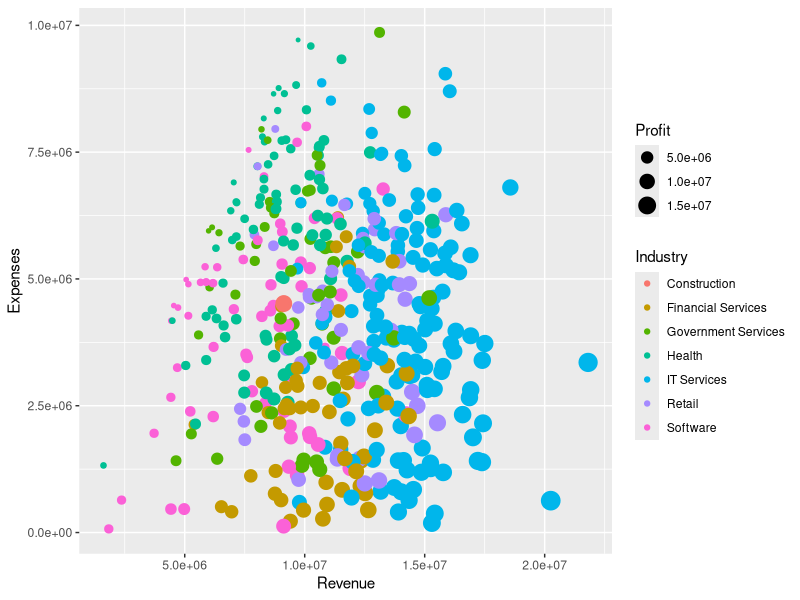
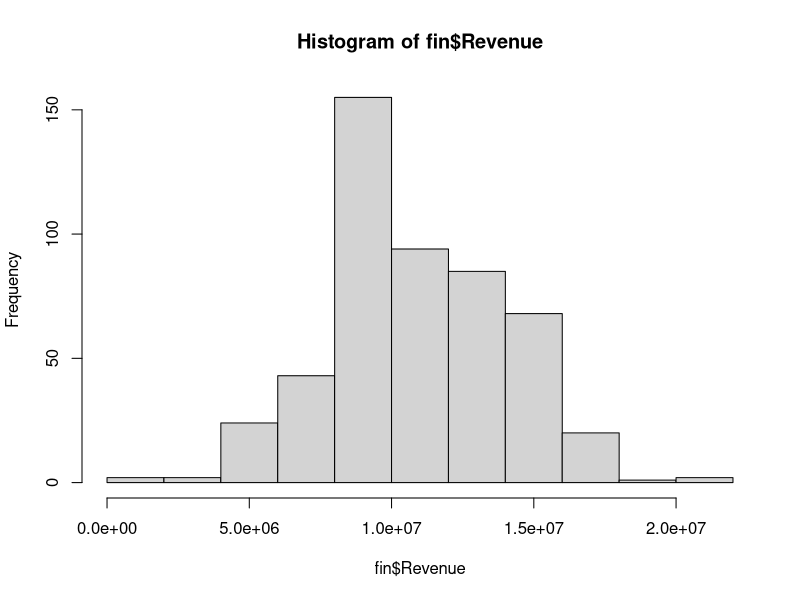
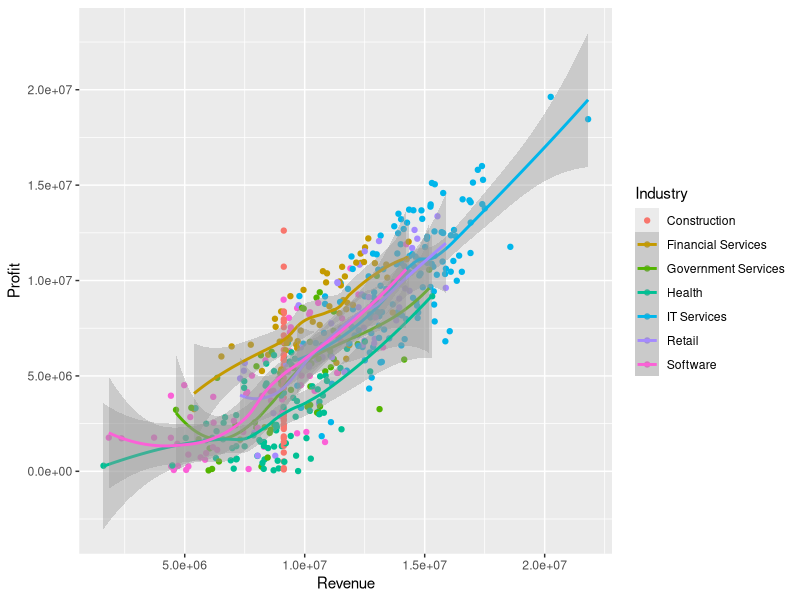
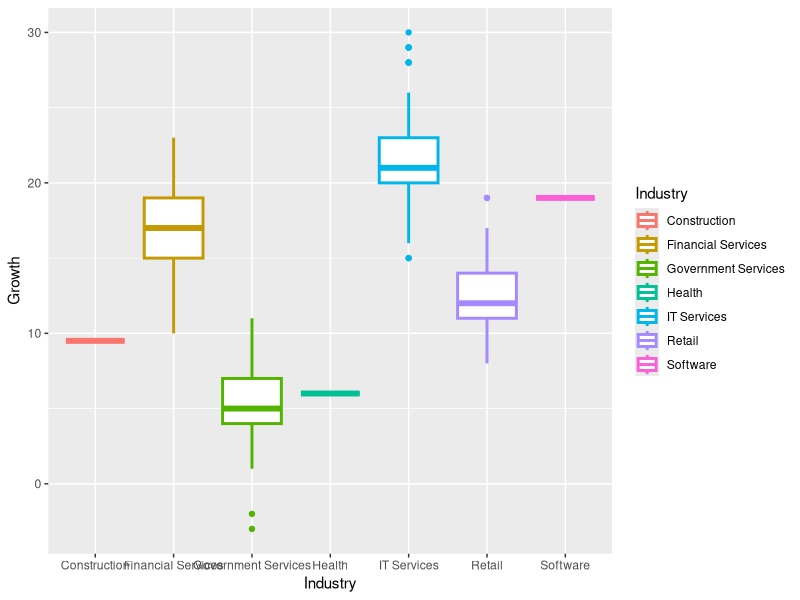
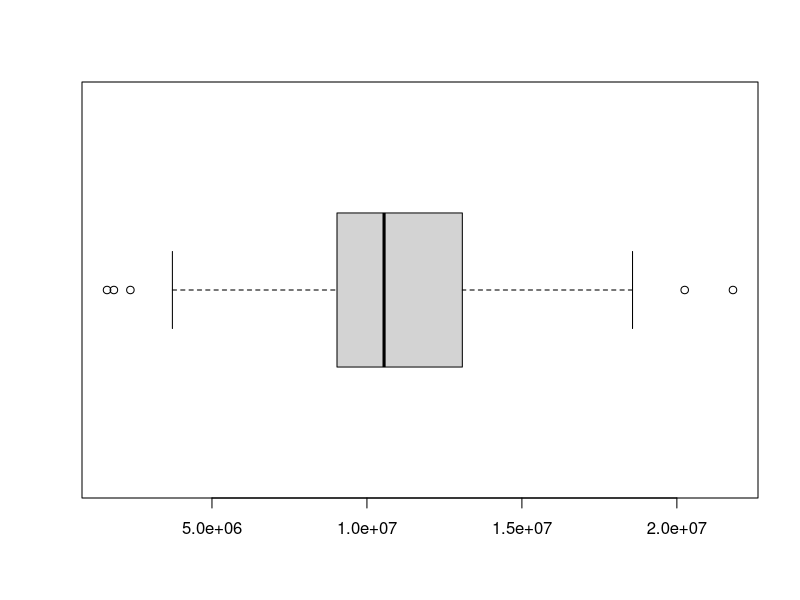
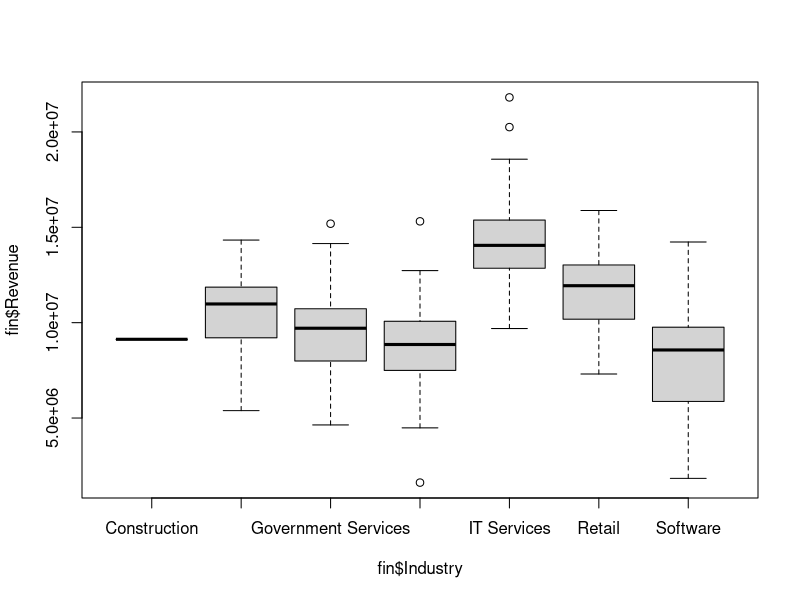
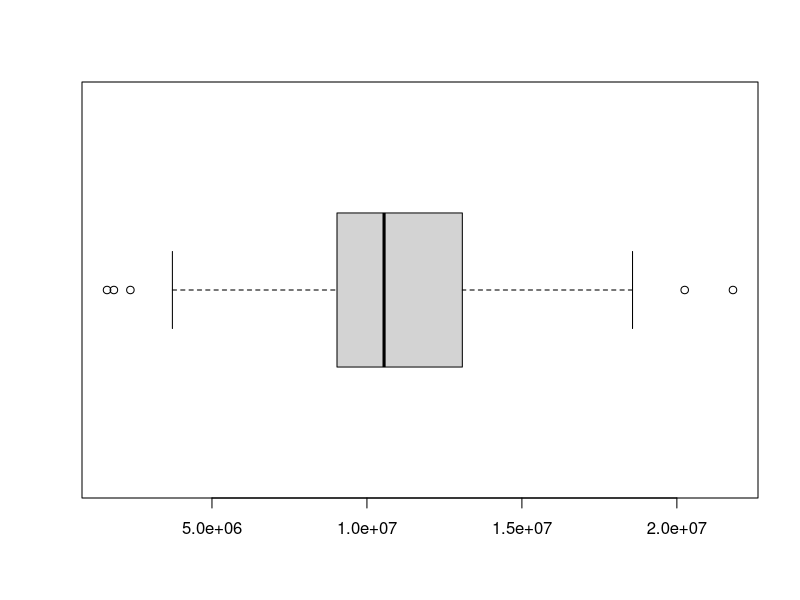
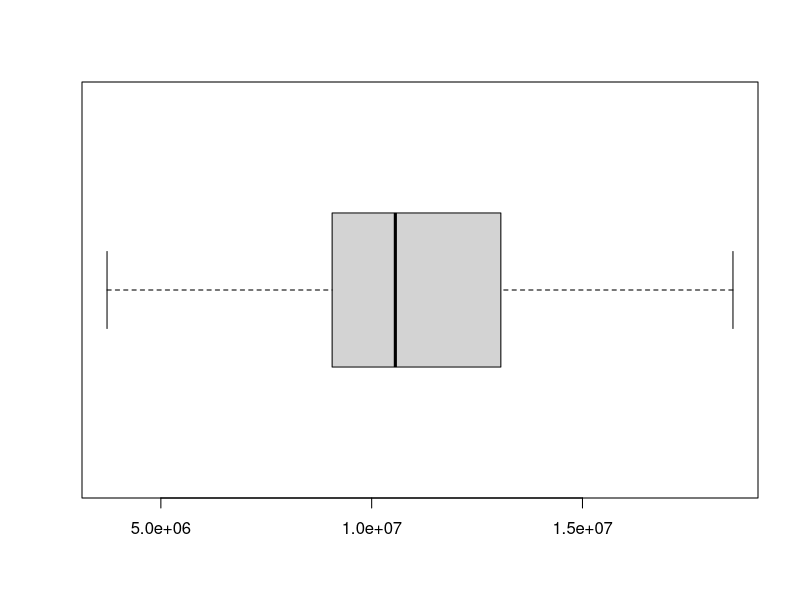

Here is the R script that generated these plots, in order: (Note: this script raises an error after producing the figures.)
# Importing the dataset

getwd()
setwd("Programing/SPAI")

fin <- read.csv("Future-500-10.csv", na.strings=c(""))
fin2 <- read.csv("Future-500-10.csv", na.strings=c(""))
summary(fin2)

head(fin, 20)

#provides information about the structure of some object
str(fin)

# Makes numeric values out of symbols
fin$Profit <- as.numeric(as.character(fin$Profit))

#presents descriptive statistics for a data set
summary(fin)

#clean data
fin$Expenses <- gsub(" Dollars","",fin$Expenses)
fin$Expenses <- gsub(",","",fin$Expenses)
fin$Expenses <- as.numeric(as.character(fin$Expenses))
head(fin)
str(fin)
fin$Revenue <- gsub("\\$","",fin$Revenue)
fin$Revenue <- gsub(",","",fin$Revenue)
fin$Revenue <- as.numeric(as.character(fin$Revenue))
head(fin)
fin$Growth <- gsub("\\%","",fin$Growth)
fin$Growth <- as.numeric(as.character(fin$Growth))
head(fin, 20)

#string convert to numeric
fin$Expenses <- as.numeric(as.character(fin$Expenses))

#Filtering data using which() 
fin[which(fin$Employees == 45),]

#back up of data set
fin_backup<- fin

#remove data with missing values

#selects entries that contain missing values
fin[!complete.cases(fin),]

# is.na () selects entries that contain missing values for a specific parameter
fin <- fin[!is.na(fin$Industry),]
fin[which(fin$City == "San Francisco"),]

# a sequence of restored objects
rownames(fin) <- 1:nrow(fin)

#Fill data according to real data
fin[is.na(fin$State) &fin$City=="New York", "State"] <- "NY"
fin[is.na(fin$State) &fin$City=="San Francisco", "State"] <- "CA"
fin[is.na(fin$State) &fin$City=="Clarksville", "State"] <- "TN"
fin[is.na(fin$State) &fin$City=="Illinois", "State"] <- "IL"
fin[is.na(fin$State) &fin$City=="Chicago", "State"] <- "IL"
fin[c(82,265),]


# fills the missed values on average using the rm parameter,
#The specified percentage of maximum and minimum values can be rejected
fin$Revenue = ifelse(is.na(fin$Revenue), ave(fin$Revenue, FUN = function(x) mean(x, na.rm = TRUE)), fin$Revenue)

#fill data by median
fin[!complete.cases(fin),]
Med_Empl_Retail <- median(fin[fin$Industry=="Retail", "Employees"], na.rm = TRUE)
fin[fin$Industry=="Retail", "Employees"]<-Med_Empl_Retail

Med_Empl_Retail <- median(fin[fin$Industry=="Software", "Employees"], na.rm = TRUE)
fin[fin$Industry=="Software", "Employees"]<-Med_Empl_Retail

Med_Empl_Retail <- median(fin[fin$Industry=="IT Services", "Employees"], na.rm = TRUE)
fin[fin$Industry=="IT Services", "Employees"]<-Med_Empl_Retail

fin[!complete.cases(fin),]
Med_Empl_Retail <- median(fin[fin$Industry=="Financial Services", "Employees"], na.rm = TRUE)
fin[fin$Industry=="Financial Services", "Employees"]<-Med_Empl_Retail

fin[!complete.cases(fin),]
Med_Rev_contr <- median(fin[fin$Industry=="Construction", "Revenue"], na.rm = TRUE)
fin[fin$Industry=="Construction", "Revenue"]<-Med_Rev_contr

fin[!complete.cases(fin),]
Med_Exp_contr <- median(fin[fin$Industry=="Construction", "Expenses"], na.rm = TRUE)
fin[fin$Industry=="Construction", "Expenses"]<-Med_Exp_contr

fin[!complete.cases(fin),]
Med_Exp_Growth <- median(fin[fin$Industry=="Construction", "Growth"], na.rm = TRUE)
fin[fin$Industry=="Construction", "Growth"]<-Med_Exp_Growth

Med_Exp_Growth <- median(fin[fin$Industry=="Software", "Growth"], na.rm = TRUE)
fin[fin$Industry=="Software", "Growth"]<-Med_Exp_Growth

Med_Exp_Growth <- median(fin[fin$Industry=="Health", "Growth"], na.rm = TRUE)
fin[fin$Industry=="Health", "Growth"]<-Med_Exp_Growth

# filling with derived values
fin[is.na(fin$Profit), "Profit"]<-fin[is.na(fin$Profit), "Revenue"] - fin[is.na(fin$Profit), "Expenses"]
fin[is.na(fin$Expenses), "Expenses"]<-fin[is.na(fin$Expenses), "Revenue"] - fin[is.na(fin$Expenses), "Profit"]

fin[!complete.cases(fin),]
summary(fin)
#scaterplot
library(ggplot2)
graf <- ggplot(data=fin)
graf+ geom_point(aes(x=Revenue, y=Expenses, colour = Industry, size = Profit))

#histogram
hist(fin$Revenue)

#scaterplot with trends
tr<-ggplot(data=fin, aes(x=Revenue, y=Profit, colour = Industry))
tr+ geom_point(aes(x=Revenue, y=Profit, colour = Industry)) + geom_smooth(method = "loess", formula = y ~ x)

#boxplot
st <- ggplot(data=fin, aes(x=Industry, y=Growth, colour = Industry))
st + geom_boxplot(size=1)

boxplot(fin$Revenue, horizontal = TRUE)
boxplot(fin$Revenue~fin$Industry, horizontal = FALSE)

#identification of outliers

fin1 <- fin
boxplot(fin1$Revenue, horizontal = TRUE)
qnt <- quantile(fin1$Revenue, probs=c(.25, .75), na.rm = T)
caps <- quantile(fin1$Revenue, probs=c(.05, .95), na.rm = T)
H <- 1.5 * IQR(fin1$Revenue, na.rm = T)
fin1 <- subset(fin1, Revenue > (qnt[1] - H))
fin1 <- subset(fin1, Revenue < (qnt[2] + H))
#fin1$Revenue[fin1$Revenue < (qnt[1] - H)] <- caps[1]
#fin1$Revenue[fin1$Revenue > (qnt[2] + H)] <- caps[2]
boxplot(fin1$Revenue, horizontal = TRUE)

summary(fin1)
summary(fin)

graf <- ggplot(data=fin1)
graf+ geom_point(aes(x=Revenue, y=Expenses, colour = Industry, size = Profit))

#histogram
hist(fin1$Revenue)

#scaterplot with trends
tr<-ggplot(data=fin1, aes(x=Revenue, y=Profit, colour = Industry))
tr+ geom_point(aes(x=Revenue, y=Profit, colour = Industry)) + geom_smooth(method = "loess", formula = y ~ x)

#boxplot
st <- ggplot(data=fin1, aes(x=Industry, y=Growth, colour = Industry))
st + geom_boxplot(size=1)

boxplot(fin1$Revenue, horizontal = TRUE)
boxplot(fin1$Revenue~fin$Industry, horizontal = FALSE)

#x <- fin$Revenue
#boxplot(x, horizontal = TRUE)
#qnt <- quantile(x, probs=c(.25, .75), na.rm = T)
#caps <- quantile(x, probs=c(.05, .95), na.rm = T)
#H <- 1.5 * IQR(x, na.rm = T)
#x[x < (qnt[1] - H)] <- caps[1]
#x[x > (qnt[2] + H)] <- caps[2]
#boxplot(x, horizontal = TRUE)
fin<-fin1
summary(fin)

#normalization mean
Fin_norm <- fin
Fin_norm[8:11]<-scale(fin[8:11])
summary(Fin_norm)
#normalization standard deviation
Fin_norm[8:11]<-scale(fin[8:11], center = FALSE, scale = apply(fin[8:11], 2, sd, na.rm = TRUE))
summary(Fin_norm)
#normalization min-max normalization
Fin_norm[8] = (fin[8]-min(fin[8]))/(max(fin[8])-min(fin[8]))
Fin_norm[9] = (fin[9]-min(fin[9]))/(max(fin[9])-min(fin[9]))
Fin_norm[10] = (fin[10]-min(fin[10]))/(max(fin[10])-min(fin[10]))
Fin_norm[11] = (fin[11]-min(fin[11]))/(max(fin[11])-min(fin[11]))
summary(Fin_norm)

#MDS method
dataset1 <- fin[c(4,5,8,9,10,11,3)]
dataset1[-7]<-scale(dataset1[-7])
#dimension reduction using MDS
dist_MDS=dist(dataset1[-7])
dataset2 = cmdscale(dist_MDS, k=2)
dataset1=cbind(dataset2, dataset1[7])
colnames(dataset1) <- c("DIM1","DIM2","Industry")

#Visualization MDS
graf <- ggplot(data=dataset1)
graf+ geom_point(aes(x=DIM1, y=DIM2, colour = Industry))

# data matrix formation for PCA and MDS dimension reduction
training_set<-fin[c(4,5,8,9,10,11,3)]
training_set[-7]<-scale(training_set[-7])

# Applying PCA
library(caret)
library(e1071)
pca = preProcess(x = training_set[-7], method = 'pca', pcaComp = 2)
training_set = predict(pca, training_set)
#changes column positions in the order specified
training_set = training_set[c(2, 3, 1)]
#Visualize PCA results
graf <- ggplot(data=training_set)
graf+ geom_point(aes(x=PC1, y=PC2, colour = Industry))

#Revenue, Growth, Profit,  Expense, Employees
cor(fin1$Expense, fin1$Employees, method = c("pearson", "kendall", "spearman"))

summary(fin)
